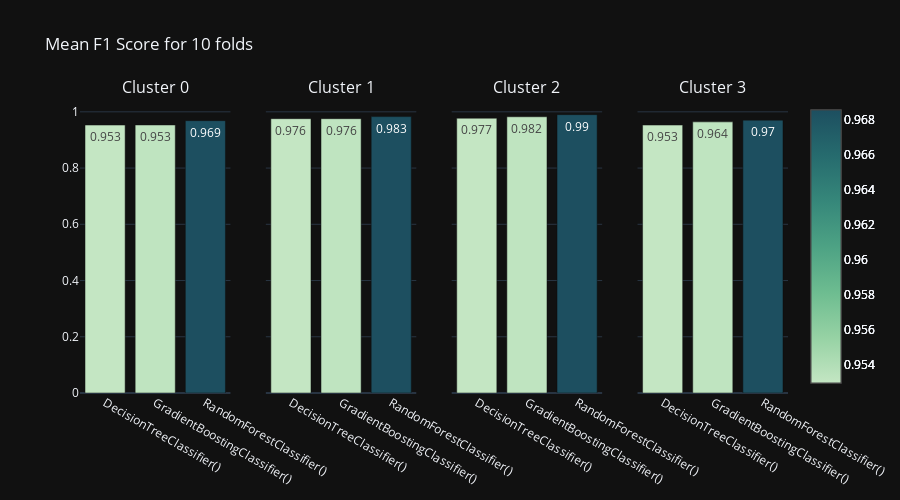

Write notebook code for a chart like this one.
### Code cell
co2.multiclass_report_bycluster(df,"clusters",listadelistas,estimadores_elegidos,"F1",10,True,0)

### Figure 1 — Plotly figure (JSON) as saved in the notebook; plotly's stock layout.template omitted (floating-point values rounded to 4 significant figures)
{"data": [{"marker": {"color": [0.953, 0.9533, 0.9686], "colorscale": [[0, "rgb(196, 230, 195)"], [0.1667, "rgb(150, 210, 164)"], [0.3333, "rgb(109, 188, 144)"], [0.5, "rgb(77, 162, 132)"], [0.6667, "rgb(54, 135, 122)"], [0.8333, "rgb(38, 107, 110)"], [1, "rgb(29, 79, 96)"]], "showscale": true}, "text": [0.953, 0.953, 0.969], "type": "bar", "x": ["DecisionTreeClassifier()", "GradientBoostingClassifier()", "RandomForestClassifier()"], "xaxis": "x", "y": [0.953, 0.9533, 0.9686], "yaxis": "y"}, {"marker": {"color": [0.953, 0.9533, 0.9686], "colorscale": [[0, "rgb(196, 230, 195)"], [0.1667, "rgb(150, 210, 164)"], [0.3333, "rgb(109, 188, 144)"], [0.5, "rgb(77, 162, 132)"], [0.6667, "rgb(54, 135, 122)"], [0.8333, "rgb(38, 107, 110)"], [1, "rgb(29, 79, 96)"]], "showscale": true}, "text": [0.976, 0.976, 0.983], "type": "bar", "x": ["DecisionTreeClassifier()", "GradientBoostingClassifier()", "RandomForestClassifier()"], "xaxis": "x2", "y": [0.9756, 0.9756, 0.983], "yaxis": "y2"}, {"marker": {"color": [0.953, 0.9533, 0.9686], "colorscale": [[0, "rgb(196, 230, 195)"], [0.1667, "rgb(150, 210, 164)"], [0.3333, "rgb(109, 188, 144)"], [0.5, "rgb(77, 162, 132)"], [0.6667, "rgb(54, 135, 122)"], [0.8333, "rgb(38, 107, 110)"], [1, "rgb(29, 79, 96)"]], "showscale": true}, "text": [0.977, 0.982, 0.99], "type": "bar", "x": ["DecisionTreeClassifier()", "GradientBoostingClassifier()", "RandomForestClassifier()"], "xaxis": "x3", "y": [0.9773, 0.9824, 0.9899], "yaxis": "y3"}, {"marker": {"color": [0.953, 0.9533, 0.9686], "colorscale": [[0, "rgb(196, 230, 195)"], [0.1667, "rgb(150, 210, 164)"], [0.3333, "rgb(109, 188, 144)"], [0.5, "rgb(77, 162, 132)"], [0.6667, "rgb(54, 135, 122)"], [0.8333, "rgb(38, 107, 110)"], [1, "rgb(29, 79, 96)"]], "showscale": true}, "text": [0.953, 0.964, 0.97], "type": "bar", "x": ["DecisionTreeClassifier()", "GradientBoostingClassifier()", "RandomForestClassifier()"], "xaxis": "x4", "y": [0.9529, 0.9643, 0.9704], "yaxis": "y4"}], "layout": {"annotations": [{"font": {"size": 16}, "showarrow": false, "text": "Cluster 0", "x": 0.1062, "xanchor": "center", "xref": "paper", "y": 1, "yanchor": "bottom", "yref": "paper"}, {"font": {"size": 16}, "showarrow": false, "text": "Cluster 1", "x": 0.3688, "xanchor": "center", "xref": "paper", "y": 1, "yanchor": "bottom", "yref": "paper"}, {"font": {"size": 16}, "showarrow": false, "text": "Cluster 2", "x": 0.6313, "xanchor": "center", "xref": "paper", "y": 1, "yanchor": "bottom", "yref": "paper"}, {"font": {"size": 16}, "showarrow": false, "text": "Cluster 3", "x": 0.8938, "xanchor": "center", "xref": "paper", "y": 1, "yanchor": "bottom", "yref": "paper"}], "height": 500, "showlegend": false, "title": {"text": "Mean F1 Score for 10 folds"}, "xaxis": {"anchor": "y", "domain": [0, 0.2125]}, "xaxis2": {"anchor": "y2", "domain": [0.2625, 0.475]}, "xaxis3": {"anchor": "y3", "domain": [0.525, 0.7375]}, "xaxis4": {"anchor": "y4", "domain": [0.7875, 1]}, "yaxis": {"anchor": "x", "domain": [0, 1]}, "yaxis2": {"anchor": "x2", "domain": [0, 1], "matches": "y", "showticklabels": false}, "yaxis3": {"anchor": "x3", "domain": [0, 1], "matches": "y", "showticklabels": false}, "yaxis4": {"anchor": "x4", "domain": [0, 1], "matches": "y", "showticklabels": false}}}
